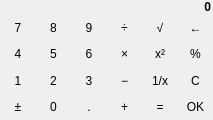
<?xml version="1.0" encoding="UTF-8"?>
<ui version="4.0">
 <class>PopupCalculator</class>
 <widget class="QWidget" name="PopupCalculator">
  <property name="geometry">
   <rect>
    <x>0</x>
    <y>0</y>
    <width>213</width>
    <height>120</height>
   </rect>
  </property>
  <property name="windowTitle">
   <string>Calculator</string>
  </property>
  <layout class="QGridLayout" name="gridLayout">
   <property name="leftMargin">
    <number>0</number>
   </property>
   <property name="topMargin">
    <number>0</number>
   </property>
   <property name="rightMargin">
    <number>0</number>
   </property>
   <property name="bottomMargin">
    <number>0</number>
   </property>
   <property name="spacing">
    <number>0</number>
   </property>
   <item row="0" column="0" colspan="6">
    <widget class="QLabel" name="display">
     <property name="sizePolicy">
      <sizepolicy hsizetype="Expanding" vsizetype="Preferred">
       <horstretch>0</horstretch>
       <verstretch>0</verstretch>
      </sizepolicy>
     </property>
     <property name="font">
      <font>
       <weight>75</weight>
       <bold>true</bold>
      </font>
     </property>
     <property name="text">
      <string>0</string>
     </property>
     <property name="textFormat">
      <enum>Qt::PlainText</enum>
     </property>
     <property name="alignment">
      <set>Qt::AlignRight|Qt::AlignTrailing|Qt::AlignVCenter</set>
     </property>
     <property name="margin">
      <number>3</number>
     </property>
     <property name="indent">
      <number>2</number>
     </property>
     <property name="textInteractionFlags">
      <set>Qt::LinksAccessibleByMouse|Qt::TextSelectableByMouse</set>
     </property>
    </widget>
   </item>
   <item row="1" column="0">
    <widget class="QToolButton" name="digitButton_7">
     <property name="sizePolicy">
      <sizepolicy hsizetype="Minimum" vsizetype="MinimumExpanding">
       <horstretch>0</horstretch>
       <verstretch>0</verstretch>
      </sizepolicy>
     </property>
     <property name="minimumSize">
      <size>
       <width>24</width>
       <height>24</height>
      </size>
     </property>
     <property name="focusPolicy">
      <enum>Qt::NoFocus</enum>
     </property>
     <property name="text">
      <string notr="true">7</string>
     </property>
     <property name="autoRaise">
      <bool>true</bool>
     </property>
    </widget>
   </item>
   <item row="1" column="1">
    <widget class="QToolButton" name="digitButton_8">
     <property name="sizePolicy">
      <sizepolicy hsizetype="Minimum" vsizetype="MinimumExpanding">
       <horstretch>0</horstretch>
       <verstretch>0</verstretch>
      </sizepolicy>
     </property>
     <property name="minimumSize">
      <size>
       <width>24</width>
       <height>24</height>
      </size>
     </property>
     <property name="focusPolicy">
      <enum>Qt::NoFocus</enum>
     </property>
     <property name="text">
      <string notr="true">8</string>
     </property>
     <property name="autoRaise">
      <bool>true</bool>
     </property>
    </widget>
   </item>
   <item row="1" column="2">
    <widget class="QToolButton" name="digitButton_9">
     <property name="sizePolicy">
      <sizepolicy hsizetype="Minimum" vsizetype="MinimumExpanding">
       <horstretch>0</horstretch>
       <verstretch>0</verstretch>
      </sizepolicy>
     </property>
     <property name="minimumSize">
      <size>
       <width>24</width>
       <height>24</height>
      </size>
     </property>
     <property name="focusPolicy">
      <enum>Qt::NoFocus</enum>
     </property>
     <property name="text">
      <string notr="true">9</string>
     </property>
     <property name="autoRaise">
      <bool>true</bool>
     </property>
    </widget>
   </item>
   <item row="1" column="3">
    <widget class="QToolButton" name="divideButton">
     <property name="sizePolicy">
      <sizepolicy hsizetype="Minimum" vsizetype="MinimumExpanding">
       <horstretch>0</horstretch>
       <verstretch>0</verstretch>
      </sizepolicy>
     </property>
     <property name="minimumSize">
      <size>
       <width>24</width>
       <height>24</height>
      </size>
     </property>
     <property name="focusPolicy">
      <enum>Qt::NoFocus</enum>
     </property>
     <property name="toolTip">
      <string>Divide</string>
     </property>
     <property name="text">
      <string notr="true">÷</string>
     </property>
     <property name="autoRaise">
      <bool>true</bool>
     </property>
    </widget>
   </item>
   <item row="1" column="4">
    <widget class="QToolButton" name="squareRootButton">
     <property name="sizePolicy">
      <sizepolicy hsizetype="Minimum" vsizetype="MinimumExpanding">
       <horstretch>0</horstretch>
       <verstretch>0</verstretch>
      </sizepolicy>
     </property>
     <property name="minimumSize">
      <size>
       <width>24</width>
       <height>24</height>
      </size>
     </property>
     <property name="focusPolicy">
      <enum>Qt::NoFocus</enum>
     </property>
     <property name="toolTip">
      <string>Square root</string>
     </property>
     <property name="text">
      <string notr="true">√</string>
     </property>
     <property name="autoRaise">
      <bool>true</bool>
     </property>
    </widget>
   </item>
   <item row="1" column="5">
    <widget class="QToolButton" name="backspaceButton">
     <property name="sizePolicy">
      <sizepolicy hsizetype="Minimum" vsizetype="MinimumExpanding">
       <horstretch>0</horstretch>
       <verstretch>0</verstretch>
      </sizepolicy>
     </property>
     <property name="minimumSize">
      <size>
       <width>24</width>
       <height>24</height>
      </size>
     </property>
     <property name="focusPolicy">
      <enum>Qt::NoFocus</enum>
     </property>
     <property name="toolTip">
      <string>Backspace</string>
     </property>
     <property name="text">
      <string notr="true">←</string>
     </property>
     <property name="autoRaise">
      <bool>true</bool>
     </property>
    </widget>
   </item>
   <item row="2" column="0">
    <widget class="QToolButton" name="digitButton_4">
     <property name="sizePolicy">
      <sizepolicy hsizetype="Minimum" vsizetype="MinimumExpanding">
       <horstretch>0</horstretch>
       <verstretch>0</verstretch>
      </sizepolicy>
     </property>
     <property name="minimumSize">
      <size>
       <width>24</width>
       <height>24</height>
      </size>
     </property>
     <property name="focusPolicy">
      <enum>Qt::NoFocus</enum>
     </property>
     <property name="text">
      <string notr="true">4</string>
     </property>
     <property name="autoRaise">
      <bool>true</bool>
     </property>
    </widget>
   </item>
   <item row="2" column="1">
    <widget class="QToolButton" name="digitButton_5">
     <property name="sizePolicy">
      <sizepolicy hsizetype="Minimum" vsizetype="MinimumExpanding">
       <horstretch>0</horstretch>
       <verstretch>0</verstretch>
      </sizepolicy>
     </property>
     <property name="minimumSize">
      <size>
       <width>24</width>
       <height>24</height>
      </size>
     </property>
     <property name="focusPolicy">
      <enum>Qt::NoFocus</enum>
     </property>
     <property name="text">
      <string notr="true">5</string>
     </property>
     <property name="autoRaise">
      <bool>true</bool>
     </property>
    </widget>
   </item>
   <item row="2" column="2">
    <widget class="QToolButton" name="digitButton_6">
     <property name="sizePolicy">
      <sizepolicy hsizetype="Minimum" vsizetype="MinimumExpanding">
       <horstretch>0</horstretch>
       <verstretch>0</verstretch>
      </sizepolicy>
     </property>
     <property name="minimumSize">
      <size>
       <width>24</width>
       <height>24</height>
      </size>
     </property>
     <property name="focusPolicy">
      <enum>Qt::NoFocus</enum>
     </property>
     <property name="text">
      <string notr="true">6</string>
     </property>
     <property name="autoRaise">
      <bool>true</bool>
     </property>
    </widget>
   </item>
   <item row="2" column="3">
    <widget class="QToolButton" name="multiplyButton">
     <property name="sizePolicy">
      <sizepolicy hsizetype="Minimum" vsizetype="MinimumExpanding">
       <horstretch>0</horstretch>
       <verstretch>0</verstretch>
      </sizepolicy>
     </property>
     <property name="minimumSize">
      <size>
       <width>24</width>
       <height>24</height>
      </size>
     </property>
     <property name="focusPolicy">
      <enum>Qt::NoFocus</enum>
     </property>
     <property name="toolTip">
      <string>Multiply</string>
     </property>
     <property name="text">
      <string notr="true">×</string>
     </property>
     <property name="autoRaise">
      <bool>true</bool>
     </property>
    </widget>
   </item>
   <item row="2" column="4">
    <widget class="QToolButton" name="powerButton">
     <property name="sizePolicy">
      <sizepolicy hsizetype="Minimum" vsizetype="MinimumExpanding">
       <horstretch>0</horstretch>
       <verstretch>0</verstretch>
      </sizepolicy>
     </property>
     <property name="minimumSize">
      <size>
       <width>24</width>
       <height>24</height>
      </size>
     </property>
     <property name="focusPolicy">
      <enum>Qt::NoFocus</enum>
     </property>
     <property name="text">
      <string notr="true">x²</string>
     </property>
     <property name="autoRaise">
      <bool>true</bool>
     </property>
    </widget>
   </item>
   <item row="2" column="5">
    <widget class="QToolButton" name="percentButton">
     <property name="sizePolicy">
      <sizepolicy hsizetype="Minimum" vsizetype="MinimumExpanding">
       <horstretch>0</horstretch>
       <verstretch>0</verstretch>
      </sizepolicy>
     </property>
     <property name="minimumSize">
      <size>
       <width>24</width>
       <height>24</height>
      </size>
     </property>
     <property name="focusPolicy">
      <enum>Qt::NoFocus</enum>
     </property>
     <property name="toolTip">
      <string>Percent</string>
     </property>
     <property name="text">
      <string notr="true">%</string>
     </property>
     <property name="autoRaise">
      <bool>true</bool>
     </property>
    </widget>
   </item>
   <item row="3" column="0">
    <widget class="QToolButton" name="digitButton_1">
     <property name="sizePolicy">
      <sizepolicy hsizetype="Minimum" vsizetype="MinimumExpanding">
       <horstretch>0</horstretch>
       <verstretch>0</verstretch>
      </sizepolicy>
     </property>
     <property name="minimumSize">
      <size>
       <width>24</width>
       <height>24</height>
      </size>
     </property>
     <property name="focusPolicy">
      <enum>Qt::NoFocus</enum>
     </property>
     <property name="text">
      <string notr="true">1</string>
     </property>
     <property name="autoRaise">
      <bool>true</bool>
     </property>
    </widget>
   </item>
   <item row="3" column="1">
    <widget class="QToolButton" name="digitButton_2">
     <property name="sizePolicy">
      <sizepolicy hsizetype="Minimum" vsizetype="MinimumExpanding">
       <horstretch>0</horstretch>
       <verstretch>0</verstretch>
      </sizepolicy>
     </property>
     <property name="minimumSize">
      <size>
       <width>24</width>
       <height>24</height>
      </size>
     </property>
     <property name="focusPolicy">
      <enum>Qt::NoFocus</enum>
     </property>
     <property name="text">
      <string notr="true">2</string>
     </property>
     <property name="autoRaise">
      <bool>true</bool>
     </property>
    </widget>
   </item>
   <item row="3" column="2">
    <widget class="QToolButton" name="digitButton_3">
     <property name="sizePolicy">
      <sizepolicy hsizetype="Minimum" vsizetype="MinimumExpanding">
       <horstretch>0</horstretch>
       <verstretch>0</verstretch>
      </sizepolicy>
     </property>
     <property name="minimumSize">
      <size>
       <width>24</width>
       <height>24</height>
      </size>
     </property>
     <property name="focusPolicy">
      <enum>Qt::NoFocus</enum>
     </property>
     <property name="text">
      <string notr="true">3</string>
     </property>
     <property name="autoRaise">
      <bool>true</bool>
     </property>
    </widget>
   </item>
   <item row="3" column="3">
    <widget class="QToolButton" name="minusButton">
     <property name="sizePolicy">
      <sizepolicy hsizetype="Minimum" vsizetype="MinimumExpanding">
       <horstretch>0</horstretch>
       <verstretch>0</verstretch>
      </sizepolicy>
     </property>
     <property name="minimumSize">
      <size>
       <width>24</width>
       <height>24</height>
      </size>
     </property>
     <property name="focusPolicy">
      <enum>Qt::NoFocus</enum>
     </property>
     <property name="toolTip">
      <string>Minus</string>
     </property>
     <property name="text">
      <string notr="true">−</string>
     </property>
     <property name="autoRaise">
      <bool>true</bool>
     </property>
    </widget>
   </item>
   <item row="3" column="4">
    <widget class="QToolButton" name="reciprocalButton">
     <property name="sizePolicy">
      <sizepolicy hsizetype="Minimum" vsizetype="MinimumExpanding">
       <horstretch>0</horstretch>
       <verstretch>0</verstretch>
      </sizepolicy>
     </property>
     <property name="minimumSize">
      <size>
       <width>24</width>
       <height>24</height>
      </size>
     </property>
     <property name="focusPolicy">
      <enum>Qt::NoFocus</enum>
     </property>
     <property name="text">
      <string notr="true">1/x</string>
     </property>
     <property name="autoRaise">
      <bool>true</bool>
     </property>
    </widget>
   </item>
   <item row="3" column="5">
    <widget class="QToolButton" name="clearButton">
     <property name="sizePolicy">
      <sizepolicy hsizetype="Minimum" vsizetype="MinimumExpanding">
       <horstretch>0</horstretch>
       <verstretch>0</verstretch>
      </sizepolicy>
     </property>
     <property name="minimumSize">
      <size>
       <width>24</width>
       <height>24</height>
      </size>
     </property>
     <property name="focusPolicy">
      <enum>Qt::NoFocus</enum>
     </property>
     <property name="toolTip">
      <string>Clear all (Delete)</string>
     </property>
     <property name="text">
      <string notr="true">C</string>
     </property>
     <property name="autoRaise">
      <bool>true</bool>
     </property>
    </widget>
   </item>
   <item row="4" column="0">
    <widget class="QToolButton" name="changeSignButton">
     <property name="sizePolicy">
      <sizepolicy hsizetype="Minimum" vsizetype="MinimumExpanding">
       <horstretch>0</horstretch>
       <verstretch>0</verstretch>
      </sizepolicy>
     </property>
     <property name="minimumSize">
      <size>
       <width>24</width>
       <height>24</height>
      </size>
     </property>
     <property name="focusPolicy">
      <enum>Qt::NoFocus</enum>
     </property>
     <property name="toolTip">
      <string>Change sign</string>
     </property>
     <property name="text">
      <string notr="true">±</string>
     </property>
     <property name="autoRaise">
      <bool>true</bool>
     </property>
    </widget>
   </item>
   <item row="4" column="1">
    <widget class="QToolButton" name="digitButton_0">
     <property name="sizePolicy">
      <sizepolicy hsizetype="Minimum" vsizetype="MinimumExpanding">
       <horstretch>0</horstretch>
       <verstretch>0</verstretch>
      </sizepolicy>
     </property>
     <property name="minimumSize">
      <size>
       <width>24</width>
       <height>24</height>
      </size>
     </property>
     <property name="focusPolicy">
      <enum>Qt::NoFocus</enum>
     </property>
     <property name="text">
      <string notr="true">0</string>
     </property>
     <property name="autoRaise">
      <bool>true</bool>
     </property>
    </widget>
   </item>
   <item row="4" column="2">
    <widget class="QToolButton" name="pointButton">
     <property name="sizePolicy">
      <sizepolicy hsizetype="Minimum" vsizetype="MinimumExpanding">
       <horstretch>0</horstretch>
       <verstretch>0</verstretch>
      </sizepolicy>
     </property>
     <property name="minimumSize">
      <size>
       <width>24</width>
       <height>24</height>
      </size>
     </property>
     <property name="focusPolicy">
      <enum>Qt::NoFocus</enum>
     </property>
     <property name="toolTip">
      <string>Decimal point</string>
     </property>
     <property name="text">
      <string notr="true">.</string>
     </property>
     <property name="autoRaise">
      <bool>true</bool>
     </property>
    </widget>
   </item>
   <item row="4" column="3">
    <widget class="QToolButton" name="plusButton">
     <property name="sizePolicy">
      <sizepolicy hsizetype="Minimum" vsizetype="MinimumExpanding">
       <horstretch>0</horstretch>
       <verstretch>0</verstretch>
      </sizepolicy>
     </property>
     <property name="minimumSize">
      <size>
       <width>24</width>
       <height>24</height>
      </size>
     </property>
     <property name="focusPolicy">
      <enum>Qt::NoFocus</enum>
     </property>
     <property name="toolTip">
      <string>Plus</string>
     </property>
     <property name="text">
      <string notr="true">+</string>
     </property>
     <property name="autoRaise">
      <bool>true</bool>
     </property>
    </widget>
   </item>
   <item row="4" column="4">
    <widget class="QToolButton" name="equalButton">
     <property name="sizePolicy">
      <sizepolicy hsizetype="Minimum" vsizetype="MinimumExpanding">
       <horstretch>0</horstretch>
       <verstretch>0</verstretch>
      </sizepolicy>
     </property>
     <property name="minimumSize">
      <size>
       <width>24</width>
       <height>24</height>
      </size>
     </property>
     <property name="focusPolicy">
      <enum>Qt::NoFocus</enum>
     </property>
     <property name="toolTip">
      <string>Equal</string>
     </property>
     <property name="text">
      <string notr="true">=</string>
     </property>
     <property name="autoRaise">
      <bool>true</bool>
     </property>
    </widget>
   </item>
   <item row="4" column="5">
    <widget class="QToolButton" name="okButton">
     <property name="sizePolicy">
      <sizepolicy hsizetype="Minimum" vsizetype="MinimumExpanding">
       <horstretch>0</horstretch>
       <verstretch>0</verstretch>
      </sizepolicy>
     </property>
     <property name="minimumSize">
      <size>
       <width>24</width>
       <height>24</height>
      </size>
     </property>
     <property name="focusPolicy">
      <enum>Qt::NoFocus</enum>
     </property>
     <property name="toolTip">
      <string>Accept (Insert)</string>
     </property>
     <property name="text">
      <string notr="true">OK</string>
     </property>
     <property name="autoRaise">
      <bool>true</bool>
     </property>
    </widget>
   </item>
  </layout>
 </widget>
 <resources/>
 <connections/>
</ui>
